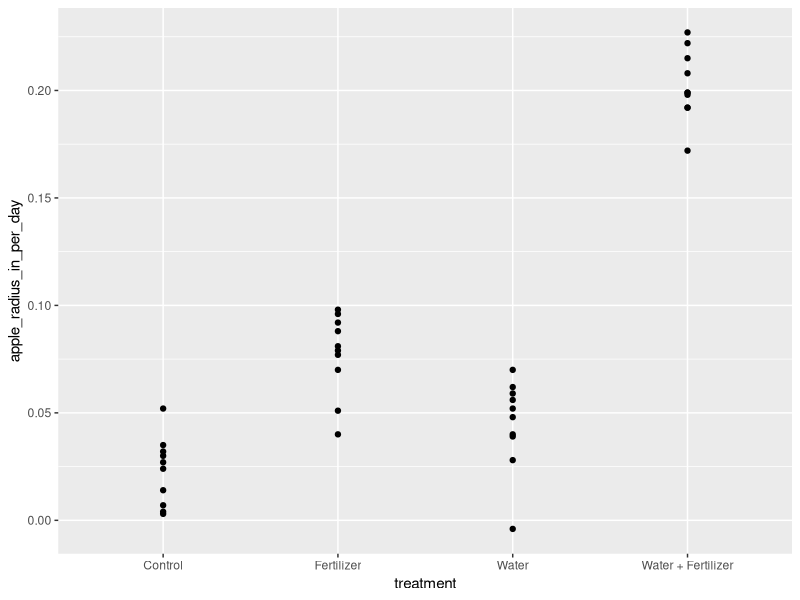

Write the R code that produced this figure. (Note: this script raises an error after producing the figure.)
##
##
##    Worksheet #1: Practice with data navigation
##
##    Objective:  Become familiar with how to use packages in R and 
##                learn how R deals with data tables. In this lesson, 
##                we will begin using dplyr for data manipulation.
##                
##    Authors:    Calvin J. Munson
##
##    Date:       Aug. 23rd, 2023
##
##
##


# 0. Create fake data -----------------------------------------------------

# Load in packages
library(tidyverse)

# Set seed for replicability
set.seed(1)

# Assign number of reps
n <- 10

# Generate data
treatment = c(rep("Control", n),
              rep("Water", n),
              rep("Fertilizer", n),
              rep("Water + Fertilizer", n))

apple_radius_in_per_day = c(rnorm(n, mean = 0.02, sd = 0.02),
                            rnorm(n, mean = 0.04, sd = 0.02),
                            rnorm(n, mean = 0.08, sd = 0.02),
                            rnorm(n, mean = 0.2, sd = 0.02)) %>%
  round(3)

apple_growth <- tibble(treatment, apple_radius_in_per_day) %>% 
  # Add extra columns
  mutate(date_planted = "08_22_2023",
         apple_variety = "Granny Smith") %>% 
  relocate(date_planted, .before = everything())
apple_growth


# * 0.1 Check out data ----------------------------------------------------


# Check out data
apple_growth %>% 
  ggplot(aes(x = treatment, y = apple_radius_in_per_day)) +
  geom_point()



# * 0.2 Export data -------------------------------------------------------

write_csv(apple_growth,
          file = "~/Desktop/R-DataScience-workshops/practice_worksheets/intro R practice/apple_growth.csv")



